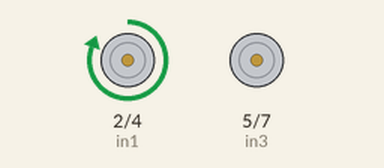
Recording of a sketch running on a simulated Arduino Uno, built with avr-gcc and run on an emulated ATmega328P. Parts: motor-driver pin pairs drawn as motors (green arrow = first pin HIGH = forward, orange = second pin HIGH = backward, longer = more drive, scaled by the enable pin).

Above: at 0.7 s.
At 1.7 s:
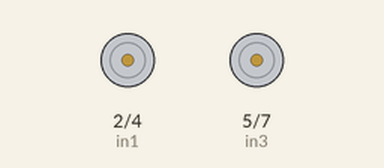
At 2.7 s:
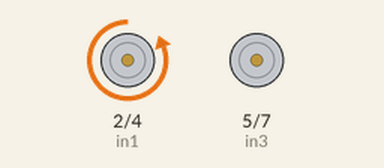
Timing chart, 0 to 5.2 s (numbered marks = the images above):
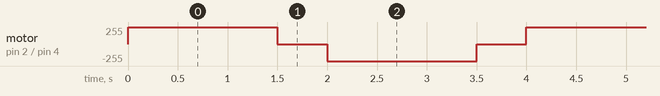

The sketch:

gearmotor_setup.ino
```cpp
int enA = 3;
int enB = 6;
int in1 = 2;
int in2 = 4;
int in3 = 5;
int in4 = 7;

void setup() {
  // put your setup code here, to run once:
  pinMode(enA, OUTPUT);
  pinMode(enB, OUTPUT);
  pinMode(in1, OUTPUT);
  pinMode(in2, OUTPUT);
  pinMode(in3, OUTPUT);
  pinMode(in4, OUTPUT);

}

void loop() {
  // put your main code here, to run repeatedly:
  digitalWrite(in1, HIGH); // move forward for 1.5 s
  digitalWrite(in2, LOW);
  digitalWrite(in3, HIGH);
  digitalWrite(in4, LOW);
  digitalWrite(enA, 100);
  digitalWrite(enA, 100);
  delay(1500);

  digitalWrite(in1, LOW); // stop for 5 s
  digitalWrite(in2, LOW);
  digitalWrite(in3, LOW);
  digitalWrite(in4, LOW);
  digitalWrite(enA, 0);
  digitalWrite(enA, 0);
  delay(500);

  digitalWrite(in1, LOW); // move backward for 1.5 s
  digitalWrite(in2, HIGH);
  digitalWrite(in3, LOW);
  digitalWrite(in4, HIGH);
  digitalWrite(enA, 100);
  digitalWrite(enA, 100);
  delay(1500);

  digitalWrite(in1, LOW); // stop for 5 s
  digitalWrite(in2, LOW);
  digitalWrite(in3, LOW);
  digitalWrite(in4, LOW);
  digitalWrite(enA, 0);
  digitalWrite(enA, 0);
  delay(500);
}
```

Measured:
- by itself, motor on pin 2 (in1) / pin 4 (in2): repeats every 4.0 s: stopped 0.50 s, backward 255/255 1.5 s, stopped 0.50 s, forward 255/255 1.5 s
